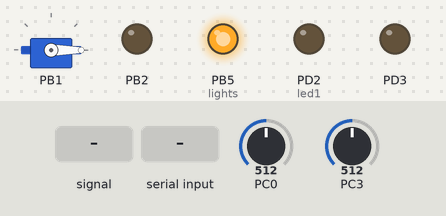
Recording of a program running on a simulated ATmega328P, built with avr-gcc and emulated at 16 MHz. Parts: servo, output pins drawn as LEDs (lit = HIGH). Dashed ring = blinking. The inputs (shaded band) are chosen by the test bench; at power-on: PC0 = 512, PC3 = 512. Servo pulses on a pin are drawn as a servo (544–2400 µs = 0–180°); pins used as bus, display or sensor lines are not drawn; what the program prints to the serial monitor is not drawn.

Above: at 1.2 s.
1.3 s: PC0 fed a 2 Hz sine of ±306 counts around its level
At 1.62 s:
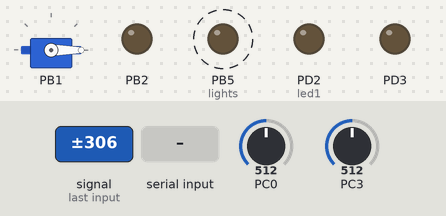
4.3 s: PC0 set to 0
At 4.3 s:
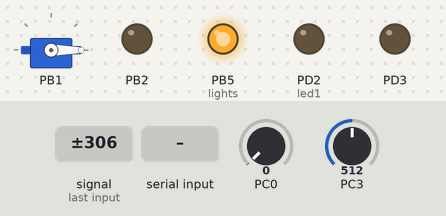
6.4 s: "1" received over Serial
9.4 s: PC3 set to 586
12.4 s: PC3 set to 612
At 13.3 s:
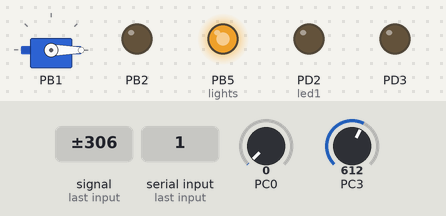
13.9 s: PC0 set to 716
At 15.2 s:
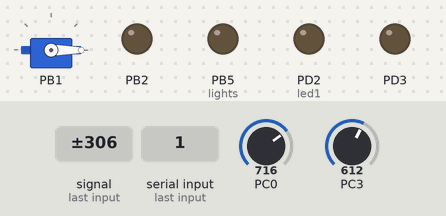
Timing chart, 0 to 16.4 s (numbered marks = the images above; inputs shaded):
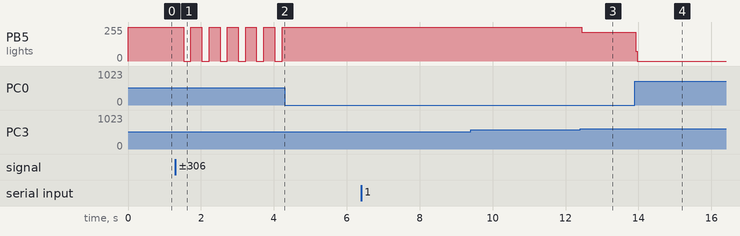

Measured:
- after the input at 1.3 s, PB5 (lights): alternates 255/255 for 0.30 s and 0/255 for 0.20 s, starting after 0.22 s
- after the input at 4.3 s, PB5 (lights): stops changing and stays 255/255
- after the input at 6.4 s, every drawn part: stays the same
- after the input at 9.4 s, every drawn part: stays the same
- after the input at 12.4 s, PB5 (lights): 255/255 → 216/255 after 0.05 s
- after the input at 13.9 s, PB5 (lights): 216/255 → 0/255 at once

The program:

main.c
```c
/*
 * main.c
 *
 * Created: 2/18/2025 4:59:20 PM
 *  Author: ferch
*/
//Librerías
#define F_CPU 16000000
#include <avr/io.h>
#include <stdio.h>
#include <stdint.h>
#include <avr/interrupt.h>
#include <util/delay.h>
#include "I2C/I2C.h"
#include "ADCal/adc.h"
#include "PWM1/PWM1.h"
#include "UART/uart.h"

//Directions
#define address 0x21

//Leds
#define led1	(1<<2)
#define led2	(1<<3)

//Variables
uint8_t conversion = 0;
uint8_t delay1 = 0;
uint8_t delay2 = 0;
char buffer;
uint8_t registro = 0;
uint8_t fotores = 0;
//uint8_t selectedadc = ADC3;

//Servomotor positions
#define right	0xF0
#define left	0xFF
#define center	0xFA

//Function prototypes
void init_pins(void);

	char * temp;


int main(void){
	cli();
	DDRC = 0;
	DDRB |= (1 << 5) | (1 << 1) | (1 << 2);
	I2C_Slave_Init(address);
	initUART9600();
	initADC();
	pinADC(3);
	init_pins();
	initFastPWM1(settedUp, 8);
	channel(channelA, nop);
	topValue(39999);
	initUART9600();
	sei();
	while(1) {
		convertADC();
	}
}

void init_pins(){
	DDRB |= (1<<PORTB5);
	DDRD |= led1 | led2;
}

ISR(ADC_vect){
	ADCSRA |= (1 << ADIF);	//turn on flag
	fotores = read_channelADC(3);//read_changechannel(selectedadc);
	convertServo(registro, channelA);
	if(fotores >= 150) PORTB &= ~(1 << 5);							// turn off lights
	else PORTB |= (1 << 5);											// turn on lights
	sprintf(temp, "%d", fotores);
	writeTextUART(temp);
}

ISR(TWI_vect){
	uint8_t estado;
	estado = TWSR & 0xF8;
	switch(estado){
		case 0X60:
		case 0x70:
		TWCR |= (1<<TWINT);
		break;
		case 0x80:
		case 0x90:
		buffer = TWDR;											//Receive info
		TWCR |= (1<<TWINT)|(1<<TWEA);
		switch(buffer){
			case 0x40:
				PORTD |= (led1|led2);
				break;
			case 0x41:
				PORTD &= ~(led1|led2);
				break;
			case 0x42:
				registro = 157;
				break;
			case 0x43:
				registro = 15;
				break;
			case 0x44:
				registro = 70;
				break;
			default:
				break;
		}
		break;
		case 0xA8:
		case 0xB8:
			TWDR = fotores;											//Send info
			TWCR = (1<<TWEN)|(1<<TWIE)|(1<<TWINT)|(1<<TWEA);
			PORTB ^= (1<< PORTB5);
		break;

		default:
		TWCR |= (1<<TWINT)|(1<<TWSTO);
		break;

	}
}
```

adc.c
```c
/*
 * adc.c
 *
 * Created: 11/02/2025 05:40:04
 *  Author: Alex Cuxe
 */

#include "adc.h"

// Inicialización
void initADC(void){
	ADMUX = 0;
	//Vref = AVcc = 5Vs
	ADMUX |= (1 << REFS0);
	ADMUX &= ~(1 << REFS1);

	ADMUX |= (1 << ADLAR);	//left adjust

	ADCSRA = 0;
	ADCSRA |= (1 << ADEN);	//turn on ADC
	ADCSRA |= (1 << ADIE);	//interruption

	//prescaler 128 > 125kHz
	ADCSRA |= (1 << ADPS2) | (1 << ADPS1) | (1 << ADPS0);
}

// Seleccionar pin para ADC, habilita los necesarios
void pinADC(uint8_t a){
	switch (a)
	{
	case 0:
	DIDR0 |= (1 << ADC0D);
	break;

	case 1:
	DIDR0 |= (1 << ADC1D);
	break;

	case 2:
	DIDR0 |= (1 << ADC2D);
	break;

	case 3:
	DIDR0 |= (1 << ADC3D);
	break;

	case 4:
	DIDR0 |= (1 << ADC4D);
	break;

	case 5:
	DIDR0 |= (1 << ADC5D);
	break;
	}
}


// Mostrar ADC
uint8_t read_channelADC(uint8_t channel){
	switch (channel)
	{
	case 0:
	ADMUX = (ADMUX & 0xF0); // mantiene los primeros 4 bits de config y setea canal de conversión
	break;

	case 1:
	ADMUX = (ADMUX & 0xF0) | 0x01;
	break;

	case 2:
	ADMUX = (ADMUX & 0xF0) | 0x02;
	break;

	case 3:
	ADMUX = (ADMUX & 0xF0) | 0x03;
	break;

	case 4:
	ADMUX = (ADMUX & 0xF0) | 0x04;
	break;

	case 5:
	ADMUX = (ADMUX & 0xF0) | 0x05;
	break;

	case 6:
	ADMUX = (ADMUX & 0xF0) | 0x06;
	break;

	case 7:
	ADMUX = (ADMUX & 0xF0) | 0x07;
	break;

	case 8:
	ADMUX = (ADMUX & 0xF0) | 0x08;
	break;
	}

	return ADCH;
}


//iniciar conversión
void convertADC(void){
	ADCSRA |= (1 << ADSC);
	_delay_ms(2);
}


float mapingADC(uint8_t channel){
	uint8_t adcValue = 0;
	float voltage = 0;
	adcValue = read_channelADC(channel);  // Leer ADC en el canal 3

	// Convertir el valor ADC a voltaje
	return voltage = (adcValue * 5.0) / 256.0;
}
```

adc.h
```c
/*
 * adc.h
 *
 * Created: 11/02/2025 05:39:48
 *  Author: Alex Cuxe
 */


#ifndef ADC_H_
#define ADC_H_

#define F_CPU 16000000
#include <stdint.h>
#include <avr/io.h>
#include <avr/interrupt.h>
#include <util/delay.h>


// Inicialización
void initADC(void);

/* Seleccionar pin para ADC
	Seleccionar del 0 al 5
*/
void pinADC(uint8_t a);


// Mostrar ADC, del 0 al 7
uint8_t read_channelADC(uint8_t channel);


//iniciar conversión
void convertADC(void);

// mapeo de voltaje
float mapingADC(uint8_t channel);


#endif /* ADC_H_ */
```

I2C.c
```c
/*
 * I2C.c
 *
 * Created: 18/02/2025 16:04:20
 *  Author: ferch
 */

#include "I2C.h"

void I2C_Master_Init(unsigned long SCL_Clock, uint8_t Prescaler){
	DDRC &= ((1<<DDC4)|(1<<DDC5));
	switch(Prescaler){
		case 1:
		TWSR &= ~((1<<TWPS1)|(1<<TWPS0));
		break;
		case 4:
		TWSR  &= ~(1<<TWPS1);
		TWSR |= (1<<TWPS0);
		break;
		case 16:
		TWSR  &= ~(1<<TWPS0);
		TWSR |= (1<<TWPS1);
		break;
		case 64:
		TWSR  |= (1<<TWPS1)|(1<<TWPS0);
		break;
		default:
		TWSR  &= ~((1<<TWPS1)|(1<<TWPS0));
		Prescaler = 1;
		break;
	}
	TWBR = ((F_CPU/SCL_Clock)-16)/(2*Prescaler);
	TWCR |= (1<<TWEN);
}
void I2C_Master_Start(void){
	TWCR = (1<<TWINT)|(1<<TWSTA)| (1<<TWEN);
	while (!(TWCR & (1<<TWINT)));
}

void I2C_Master_Stop(void){
	TWCR = (1<<TWEN)|(1<<TWINT)|(1<<TWSTO);
	while (TWCR & (1<<TWSTO));
}

uint8_t I2C_Master_Read(uint8_t *buffer, uint8_t ack){
	uint8_t estado;
	if(ack){
		TWCR |= (1<<TWEA);
		}else{
		TWCR &= ~(1<< TWEA);
	}
	TWCR |= (1<<TWINT);
	while(!(TWCR &(1<<TWINT)));
	estado = TWSR &0xF8;
	if((estado==0x50)||(estado==0x58)){
		*buffer = TWDR;
		return 1;
	}
	else{
		return estado;
	}
}

uint8_t I2C_Master_Write(uint8_t dato){
	uint8_t estado;
	TWDR = dato;
	TWCR = (1<<TWEN)|(1<<TWINT);
	while(!(TWCR &(1<<TWINT)));
	estado = TWSR & 0xF8;
	if ((estado==0x18)||(estado==0x28)){
		return 1;
	}
	else{
		return estado;
	}
}

void I2C_Slave_Init(uint8_t address){
	DDRC &= ~((1<<DDC4)|(1<<DDC5));
	TWAR = (address << 1);
	TWCR = (1<<TWEA)|(1<<TWEN)| (1 << TWIE);
}
```

I2C.h
```c
/*
 * I2C.h
 *
 * Created: 18/02/2025 16:04:34
 *  Author: ferch
 */


#ifndef I2C_H_
#define I2C_H_

#define F_CPU 16000000
#include <avr/io.h>
#include <stdint.h>

void I2C_Master_Init(unsigned long SCL_Clock, uint8_t Presaler);
void I2C_Master_Start(void);
void IC_Master_Stop(void);
uint8_t I2C_Master_Read(uint8_t *buffer, uint8_t ack);
void I2C_Slave_Init(uint8_t address);


#endif /* I2C_H_ */
```

PWM1.c
```c
/*
 * PWM1.c
 *
 * Created: 16/04/2024 10:15:04 a. m.
 *  Author: Eber Alexander
 */

#include "PWM1.h"

uint16_t topVal = 0;
uint16_t i, j;		//transition variables

//(channel <- channelA/channelB, inverted <- yes/nop)
void channel(uint8_t setChannel, uint8_t inverted){
	switch(setChannel){
		case 1:
			if(inverted == 1){
				TCCR1A |= (1 << COM1A0) | (1 << COM1A1);	//channel A inverted
			}else{
				TCCR1A |= (1 << COM1A1);					//channel A no inverted
			}
		break;

		case 2:
			if(inverted == 1){
				TCCR1A |= (1 << COM1B0) | (1 << COM1B1);	//channelB inverted
			}else{
				TCCR1A |= (1 << COM1B1);					//channelB no inverted
			}
		break;
	}
}

/*Settings for Fast PWM 1, 16 bits, use it just one time
(inverted <- yes/nop, modePWM <- normal/settedUp, prescaler <- 1,8,64,256,1024)
*/
void initFastPWM1(uint8_t modePWM, uint16_t prescaler){
	//initialize register timer1
	TCCR1A = 0;
	TCCR1B = 0;

	switch (prescaler)
	{
		case 8:
			TCCR1B |= (1 << CS11);					//prescaler 8
		break;

		case 1024:
			TCCR1B |= (1 << CS10) | (1 << CS12);	//prescaler 1024
		break;
	}

	//selecting mode of operation
	switch (modePWM)
	{
		case normal:
			//fast PWM 10-bit resolution
			TCCR1A |= (1 << WGM11) | (1 << WGM10);
			TCCR1B |= (1 << WGM12);
		break;

		case settedUp:
			//fast PWM with ICR1 as TOP
			TCCR1A |= (1 << WGM11);
			TCCR1B |= (1 << WGM12) | (1 << WGM13);
			topVal = 1;		//set if it's required a top value
		break;
	}

}

//topValue, used if mode is settedUp
void topValue(uint16_t top){
	if (topVal == 1)	{
		ICR1 = top;		//set top value
	}else{
		topVal = 0;
	}
}

//conversion for servos, mapping values
void convertServo(uint16_t analogIn, uint8_t selChannel){
	switch(selChannel){
		case 1:
			i = analogIn;
			j = (200/12)*i+1000;
			OCR1A = maping(analogIn,0,255,1000,2000);
		break;

		case 2:
			i = analogIn;
			j = (200/12)*i+1000;
			OCR1B = maping(analogIn,0,255,1000,2000);
		break;
	}
}

float maping(float x, float in_min, float in_max, float out_min, float out_max){
	return ((x - in_min)*(out_max - out_min)/(in_max - in_min)) + out_min;
}
```

PWM1.h
```c
/*
 * PWM1.h
 *
 * Created: 15/04/2024 01:16:14 a. m.
 *  Author: Eber Alexander
 */


#ifndef PWM1_H_
#define PWM1_H_

#include <avr/io.h>
#include <stdint.h>

#define yes 1
#define nop 0
#define normal 1
#define settedUp 2
#define channelA 1
#define channelB 2

/* Use it before setChannel();
Settings for Fast PWM 1, 16 bits
(modePWM <- normal/settedUp, prescaler <- 1,8,64,256,1024)
*/
void initFastPWM1(uint8_t modePWM, uint16_t prescaler);

//(channel <- channelA/channelB, inverted <- yes/nop)
void channel(uint8_t setChannel, uint8_t inverted);

//topValue, used if mode is settedUp
void topValue(uint16_t top);

/*conversion for servos, mapping values
(analogIN = ADCH, channelA/channelB)*/
void convertServo(uint16_t analogIn, uint8_t selChannel);

float maping(float, float, float, float, float);

#endif /* PWM1_H_ */
```

uart.c
```c
/*
 * uart.c
 *
 * Created: 11/02/2025 08:36:27
 *  Author: Alex Cuxe
 */

#include "uart.h"

void serialShow(volatile char buffer){
	UDR0 = buffer;
	writeTextUART(" <-- Enviado \n");
}

void writeTextUART(char* text){
	for (uint8_t i = 0; text[i] != '\0'; i++)
	{
		while(!(UCSR0A & (1 << UDRE0)));
		UDR0 = text[i];
	}
}


void initUART9600(void){
	//settigns for RX and TX
	DDRD &= ~(1 << DDD0);		//Rx as input
	DDRD |= (1 << DDD1);		//TX as output

	//Fast mode, U2X0
	UCSR0A = 0;
	UCSR0A |= (1 << U2X0);

	//Settigns for register B
	UCSR0B = 0;
	UCSR0B |= (1 << RXCIE0) | (1 << RXEN0) | (1 << TXEN0); //ISR, enable for RX and TX

	// settigns for register C
	UCSR0C = 0;
	UCSR0C |= (1 << UCSZ01) | (1 << UCSZ00);		// character size: 8 bits, no parity, 1 stop bit

	//Baudrate
	UBRR0 = 207;		// 9600
}
```

uart.h
```c
/*
 * uart.h
 *
 * Created: 11/02/2025 08:36:14
 *  Author: Alex Cuxe
 */


#ifndef UART_H_
#define UART_H_

#define F_CPU 16000000
#include <stdint.h>
#include <avr/io.h>
#include <avr/interrupt.h>
#include <util/delay.h>


// Inicialización del módulo UART
void initUART9600(void);


// Escribir una cadena
void writeTextUART(char* text);


// Muestra en el monitor serie
void serialShow(volatile char buffer);


#endif /* UART_H_ */
```
